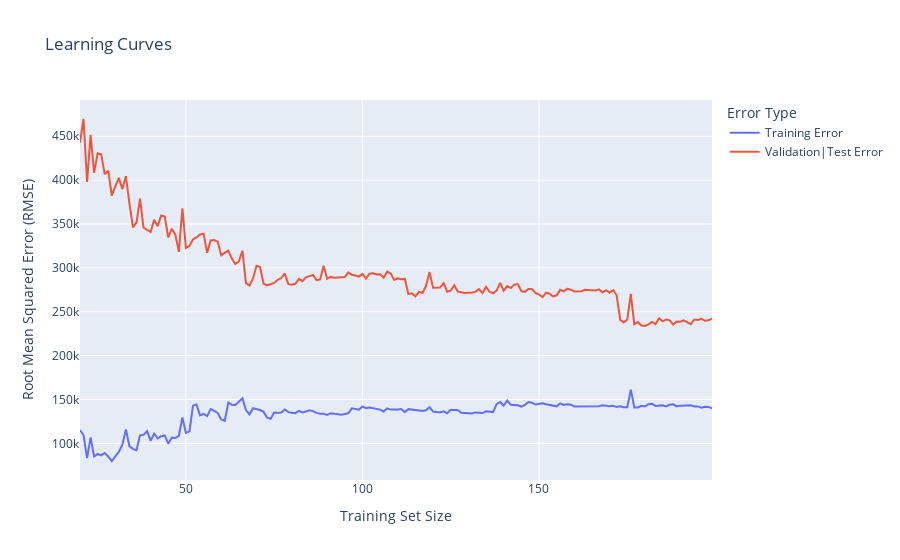

Here is the notebook cell this chart was saved with:
### Code cell
plot_learning_curves_plotly(sgd_reg, X_train, y_train, X_test, y_test)

### Figure 1 — Plotly figure (JSON) as saved in the notebook; plotly's stock layout.template omitted (floating-point values rounded to 4 significant figures; data arrays with more than 128 entries replaced by an {"elided": "..."} marker saying what was removed)
{"data": [{"hovertemplate": "Error Type=Training Error<br>Training Set Size=%{x}<br>Root Mean Squared Error (RMSE)=%{y}<extra></extra>", "legendgroup": "Training Error", "line": {"color": "#636efa", "dash": "solid"}, "marker": {"symbol": "circle"}, "mode": "lines", "name": "Training Error", "orientation": "v", "showlegend": true, "type": "scatter", "x": {"elided": "180 int values"}, "xaxis": "x", "y": {"elided": "180 float values"}, "yaxis": "y"}, {"hovertemplate": "Error Type=Validation|Test Error<br>Training Set Size=%{x}<br>Root Mean Squared Error (RMSE)=%{y}<extra></extra>", "legendgroup": "Validation|Test Error", "line": {"color": "#EF553B", "dash": "solid"}, "marker": {"symbol": "circle"}, "mode": "lines", "name": "Validation|Test Error", "orientation": "v", "showlegend": true, "type": "scatter", "x": {"elided": "180 int values"}, "xaxis": "x", "y": {"elided": "180 float values"}, "yaxis": "y"}], "layout": {"legend": {"title": {"text": "Error Type"}, "tracegroupgap": 0}, "title": {"text": "Learning Curves"}, "xaxis": {"anchor": "y", "domain": [0, 1], "title": {"text": "Training Set Size"}}, "yaxis": {"anchor": "x", "domain": [0, 1], "title": {"text": "Root Mean Squared Error (RMSE)"}}}}
